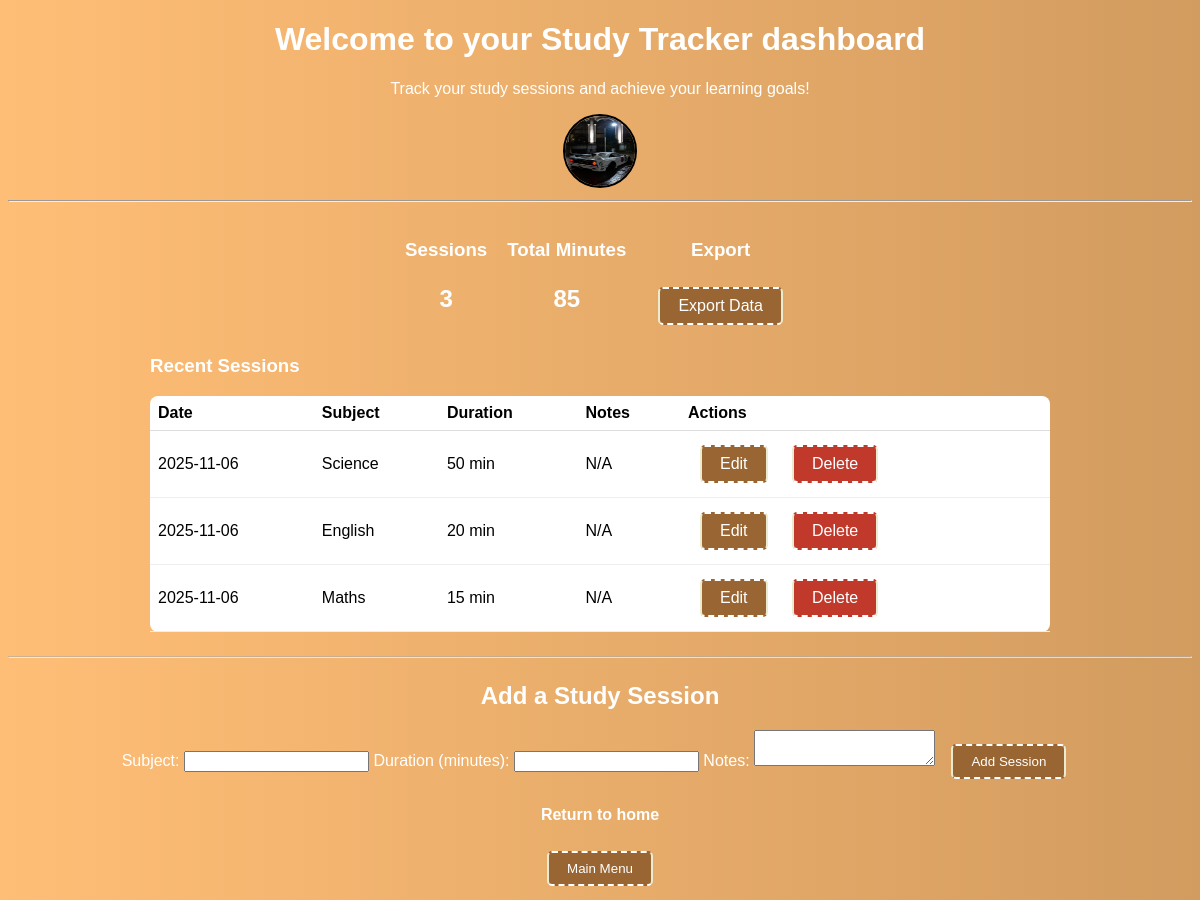
The app's page /dashboard (signed in) with its own data.
### tables this page shows
CREATE TABLE study_sessions (
    id INTEGER PRIMARY KEY AUTOINCREMENT,
    username TEXT NOT NULL,
    subject TEXT NOT NULL,
    duration INTEGER NOT NULL,
    notes TEXT, date TEXT,
    FOREIGN KEY (username) REFERENCES users (username)
);

### app.py (the view)
@app.route('/dashboard')
def dashboard():
    if 'user' not in session:
        flash("Please log in first.", "warning")
        return redirect(url_for('login'))
    username = session['user']
    conn = get_db_connection()
    user = conn.execute('SELECT * FROM users WHERE username = ?', (username,)).fetchone()
    all_sessions = get_study_sessions_for_user(conn, user)
    from datetime import datetime, timedelta
    seven_days_ago = (datetime.now() - timedelta(days=7)).strftime('%Y-%m-%d')
    recent_sessions = []
    for s in all_sessions:
        session_date = s['date'] if 'date' in s.keys() and s['date'] else (s['created_at'] if 'created_at' in s.keys() and s['created_at'] else None)
        if session_date and session_date >= seven_days_ago:
            recent_sessions.append(s)
    session_count = len(all_sessions) if all_sessions is not None else 0
    try:
        total_minutes = sum(int(s['duration']) for s in all_sessions) if all_sessions else 0
    except Exception:
        total_minutes = 0
    conn.close()
    return render_template('dashboard.html', user=user, sessions=recent_sessions, session_count=session_count, total_minutes=total_minutes)

### app.py (called while the page is built)
def get_study_sessions_for_user(conn, user):
    try:
        cols = [r[1] for r in conn.execute("PRAGMA table_info(study_sessions)").fetchall()]
    except Exception:
        return []
    if 'user_id' in cols:
        return conn.execute('SELECT * FROM study_sessions WHERE user_id = ?', (user['id'],)).fetchall()
    elif 'username' in cols:
        return conn.execute('SELECT * FROM study_sessions WHERE username = ?', (user['username'],)).fetchall()
    else:
        return []

def get_db_connection():
    conn = sqlite3.connect('users.db')
    conn.row_factory = sqlite3.Row
    return conn

### templates/dashboard.html (shortened to what this page needs)
<!DOCTYPE html>
<html lang="en">
<head>
    <link rel="stylesheet" href="/static/css/dashboard.css" type="text/css">
</head>
<body>
    <header>
        <h1>Welcome to your Study Tracker dashboard</h1>
        <p>Track your study sessions and achieve your learning goals!</p>
    <div class="profile-menu" id="profileMenu">
      {% if user and (user.profile_pic or user['profile_pic']) %}
        <img src="/{{ user.profile_pic if user.profile_pic else user['profile_pic'] }}" alt="Profile" class="profile-icon" id="profileIcon">
      {% else %}
        <img src="/static/css/images/logged_in.jpg.png" alt="Profile" class="profile-icon" id="profileIcon">
      {% endif %}
    </div>
        <hr>
    </header>
    <main>
    <div class="dashboard-summary" style="display:flex;gap:20px;justify-content:center;margin:18px 0;">
      <div class="summary-card">
        <h3>Sessions</h3>
        <p style="font-size:24px;font-weight:700;color:#fff;">{{ session_count }}</p>
      </div>
      <div class="summary-card">
        <h3>Total Minutes</h3>
        <p style="font-size:24px;font-weight:700;color:#fff;">{{ total_minutes }}</p>
      </div>
      <div class="summary-card">
  <h3>Export</h3>
  <a href="{{ url_for('export_sessions') }}" class="button-like" style="margin-top:8px;">Export Data</a>
      </div>
    </div>
    <section style="max-width:900px;margin:0 auto;text-align:left;">
      <h3>Recent Sessions</h3>
      {% if sessions and sessions|length > 0 %}
        <table style="width:100%;border-collapse:collapse;color:#000;background:#fff;padding:8px;border-radius:8px;">
          <thead>
            <tr>
              <th style="padding:8px;border-bottom:1px solid #ddd;">Date</th>
              <th style="padding:8px;border-bottom:1px solid #ddd;">Subject</th>
              <th style="padding:8px;border-bottom:1px solid #ddd;">Duration</th>
              <th style="padding:8px;border-bottom:1px solid #ddd;">Notes</th>
              <th style="padding:8px;border-bottom:1px solid #ddd;">Actions</th>
            </tr>
          </thead>
          <tbody>
            {% for s in sessions %}
            <tr>
              <td style="padding:8px;border-bottom:1px solid #eee;">{{ s['date'] if 'date' in s.keys() else (s['created_at'] if 'created_at' in s.keys() else '-') }}</td>
              <td style="padding:8px;border-bottom:1px solid #eee;">{{ s['subject'] }}</td>
              <td style="padding:8px;border-bottom:1px solid #eee;">{{ s['duration'] }} min</td>
              <td style="padding:8px;border-bottom:1px solid #eee;">{{ s['notes'] }}</td>
              <td style="padding:8px;border-bottom:1px solid #eee;">
                <a href="{{ url_for('edit_session', session_id=s['id']) }}" class="button-like" style="margin-right:8px;">Edit</a>
                <a href="{{ url_for('delete_session', session_id=s['id']) }}" class="button-like" style="background:#c0392b;">Delete</a>
              </td>
            </tr>
            {% endfor %}
          </tbody>
        </table>
      {% else %}
        <p>No study sessions yet. Use the form below to add one.</p>
      {% endif %}
    </section>
    <hr style="margin:24px 0;border-color:#fff;opacity:0.6;">
    <h2>Add a Study Session</h2>
<form action="{{ url_for('add_session') }}" method="POST">
    <label for="subject">Subject:</label>
    <input type="text" name="subject" id="subject" required>
    <label for="duration">Duration (minutes):</label>
    <input type="number" name="duration" id="duration" required>
    <label for="notes">Notes:</label>
    <textarea name="notes" id="notes"></textarea>
  <button type="submit" class="button-like">Add Session</button>
</form>
    <section>
        <h4>Return to home</h4>
            <a href="{{ url_for('home') }}"><button class="button-like">Main Menu</button></a>
    </section>
    </main>
</body>
</html>

### static/css/dashboard.css (style rules this page uses)
body { font-family: Arial, sans-serif; background: linear-gradient(270deg, #f5a25d, #a57949, #ffbe76); background-size: 400% 400%; animation: backgroundShift 20s ease infinite; background-color: #a57949; color: white; margin: 5; padding: 5; text-align: center; }
.profile-menu { position: relative; display: inline-block; }
.profile-icon { width: 70px; height: 70px; border-radius: 50%; cursor: pointer; border: 2px solid black; }
.button-like, a.button-like, button.button-like { background-color: #996633; color: white !important; margin: 6px 12px; border-top: 2px dashed white; border-bottom: 2px dashed white; border-right: 2px solid #ebebcf; border-left: 2px solid #ebebcf; border-radius: 5px; display: inline-block; font-weight: 500; text-decoration: none; padding: 8px 18px; transition: background 0.2s; cursor: pointer; }
button { background-color: #996633; color: white; padding: 5px 10px; border-top: 2px dashed white; border-bottom: 2px dashed white; border-right: 2px solid #ebebcf; border-left: 2px solid #ebebcf; border-radius: 5px; cursor:crosshair; }

### records on screen
study_sessions: date "2025-11-06", subject "Science", duration "50", notes "N/A"
study_sessions: date "2025-11-06", subject "English", duration "20", notes "N/A"
study_sessions: date "2025-11-06", subject "Maths", duration "15", notes "N/A"

### other values on screen
{{ session_count }} "3"
{{ total_minutes }} "85"
